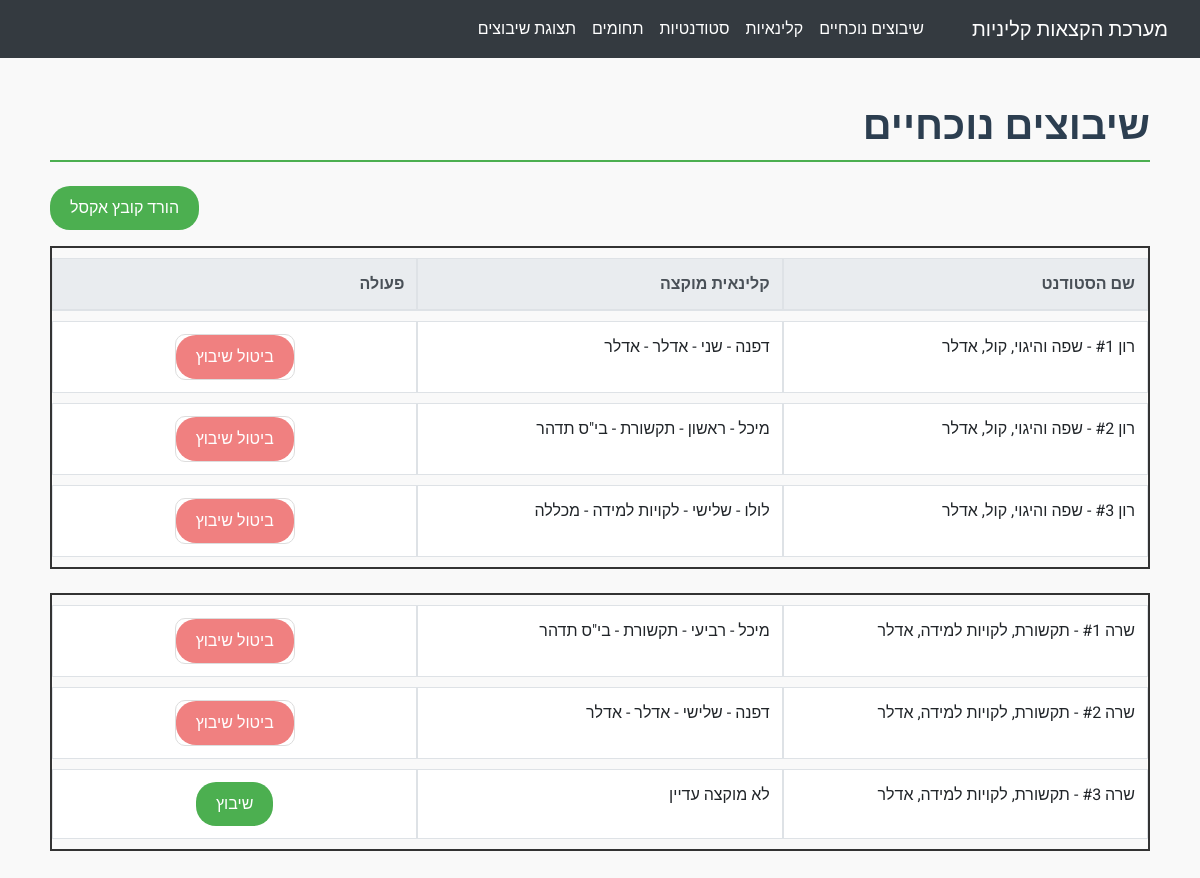
The app's page /current_assignments with its own data.
### app/models.py (models this page shows)
class Student(db.Model):
    id = db.Column(db.Integer, primary_key=True)
    name = db.Column(db.String(100), nullable=False)
    preferred_field_id_1 = db.Column(db.Integer, db.ForeignKey('field.id'), nullable=False)
    preferred_field_1 = db.relationship('Field', foreign_keys=[preferred_field_id_1], backref='students_1')
    preferred_field_id_2 = db.Column(db.Integer, db.ForeignKey('field.id'), nullable=False)
    preferred_field_2 = db.relationship('Field', foreign_keys=[preferred_field_id_2], backref='students_2')
    preferred_field_id_3 = db.Column(db.Integer, db.ForeignKey('field.id'), nullable=False)
    preferred_field_3 = db.relationship('Field', foreign_keys=[preferred_field_id_3], backref='students_3')
    preferred_practice_area = db.Column(db.String(100), nullable=False)

class ClinicalInstructor(db.Model):
    id = db.Column(db.Integer, primary_key=True)
    name = db.Column(db.String(100), nullable=False)
    practice_location = db.Column(db.String(100), nullable=False)
    area_of_expertise_id = db.Column(db.Integer, db.ForeignKey('field.id'), nullable=False)
    area_of_expertise = db.relationship('Field', backref='instructors')
    city = db.Column(db.String(100), nullable=False)
    address = db.Column(db.String(100), nullable=False)
    phone = db.Column(db.String(20), nullable=False)
    email = db.Column(db.String(100), nullable=False)
    relevant_semesters = db.Column(db.String(100), nullable=False)
    years_of_experience = db.Column(db.Integer, nullable=False)
    available_days_to_assign = db.Column(db.String(100), nullable=False)
    max_students_per_day = db.Column(db.Integer, nullable=False)
    color = db.Column(db.String(7), nullable=False, default='#FFFFFF')  # Default to white

class Assignment(db.Model):
    id = db.Column(db.Integer, primary_key=True)
    student_id = db.Column(db.Integer, db.ForeignKey('student.id'), nullable=False)
    instructor_id = db.Column(db.Integer, db.ForeignKey('clinical_instructor.id'), nullable=False)
    assigned_day = db.Column(db.String(20), nullable=False)
    instructor = db.relationship('ClinicalInstructor', backref='assignments')
    student = db.relationship('Student', backref='assignments')

class Field(db.Model):
    id = db.Column(db.Integer, primary_key=True)
    name = db.Column(db.String(100), unique=True, nullable=False)

### app/routes.py (the view)
@bp.route('/current_assignments')
def current_assignments():
    students = Student.query.all()
    assignments = Assignment.query.all()
    student_assignments = {}
    for student in students:
        student_assignments[student.id] = {
            'name': student.name,
            'preferred_fields': [
                student.preferred_field_1.name if student.preferred_field_1 else '',
                student.preferred_field_2.name if student.preferred_field_2 else '',
                student.preferred_field_3.name if student.preferred_field_3 else ''
            ],
            'assignments': [None, None, None]  # Placeholder for three assignments
        }
    for assignment in assignments:
        student_id = assignment.student_id
        student_data = student_assignments[student_id]
        for i, preferred_field in enumerate(student_data['preferred_fields']):
            if len(student_data['assignments']) > i and student_data['assignments'][i] is None:
                student_data['assignments'][i] = assignment
                break
    return render_template('current_assignments.html', student_assignments=student_assignments)

### app/templates/current_assignments.html (shortened to what this page needs)
{% extends "base.html" %}
{% block content %}
<h1 class="mb-4 text-right">שיבוצים נוכחיים</h1>
<a href="{{ url_for('main.download_assignments') }}" class="btn btn-primary mb-3">הורד קובץ אקסל</a>
{% for student_id, student_data in student_assignments.items() %}
<table class="table table-bordered mb-4 current-assignments-table" dir="rtl">
    {% if loop.first %}
    <thead class="thead-light">
        <tr>
            <th class="text-right">שם הסטודנט</th>
            <th class="text-right">קלינאית מוקצה</th>
            <th class="text-right">פעולה</th>
        </tr>
    </thead>
    {% endif %}
    <tbody>
        {% for i in range(3) %}
        <tr>
            <td class="text-right">{{ student_data.name }} #{{ i + 1 }} - {{ student_data.preferred_fields | join(', ') }}</td>
            {% if student_data.assignments[i] %}
                {% set reason = student_data.assignments[i].instructor.area_of_expertise.name not in student_data.preferred_fields and 'table-warning' %}
                <td class="text-right {{ reason }}">
                    {{ student_data.assignments[i].instructor.name }} -
                    {{ student_data.assignments[i].assigned_day }} -
                    {{ student_data.assignments[i].instructor.area_of_expertise.name }} - {{ student_data.assignments[i].instructor.practice_location }}
                </td>
                <td class="text-center">
                    <form method="post" action="{{ url_for('main.remove_assignment', assignment_id=student_data.assignments[i].id) }}">
                        <button type="submit" class="btn btn-danger">ביטול שיבוץ</button>
                    </form>
                </td>
            {% else %}
                <td class="text-right">לא מוקצה עדיין</td>
                <td class="text-center">
                    <div class="student-container">
                        <div class="student" onmouseover="fetchInstructors('{{ student_id }}', this.querySelector('.instructors-tooltip'))" data-student-id="{{ student_id }}">
                            <a href="{{ url_for('main.assign_instructor', student_id=student_id) }}" class="btn btn-primary">שיבוץ</a>
                        </div>
                    </div>
                </td>
            {% endif %}
        </tr>
        {% endfor %}
    </tbody>
</table>
{% endfor %}
{% endblock %}

### app/templates/base.html (shortened to what this page needs)
<!DOCTYPE html>
<html lang="en">
<head>
    <link href="https://stackpath.bootstrapcdn.com/bootstrap/4.5.2/css/bootstrap.min.css" rel="stylesheet">
    <link rel="stylesheet" href="{{ url_for('static', filename='css/styles.css') }}">
</head>
<body>
    <nav class="navbar navbar-expand-lg navbar-dark bg-dark">
        <a class="navbar-brand" href="#">מערכת הקצאות קליניות</a>
        <div class="collapse navbar-collapse" id="navbarNav">
            <ul class="navbar-nav ml-auto">
                <li class="nav-item">
                    <a class="nav-link" href="{{ url_for('main.current_assignments') }}">שיבוצים נוכחיים</a>
                </li>
                <li class="nav-item">
                    <a class="nav-link" href="{{ url_for('main.instructors_view') }}">קלינאיות</a>
                </li>
                <li class="nav-item">
                    <a class="nav-link" href="{{ url_for('main.students_view') }}">סטודנטיות</a>
                </li>
                <li class="nav-item">
                    <a class="nav-link" href="{{ url_for('main.fields_view') }}">תחומים</a>
                </li>
                <li class="nav-item">
                    <a class="nav-link" href="{{ url_for('main.assignments_view') }}">תצוגת שיבוצים</a>
                </li>
            </ul>
        </div>
    </nav>
    <div class="container mt-4">
        {% block content %}{% endblock %}
    </div>
</body>
</html>

### app/static/css/styles.css (style rules this page uses)
:root { --primary-color: #4CAF50; --secondary-color: #FFC107; --light-gray: #f2f2f2; --white: #ffffff; --light-green: lightgreen; --light-coral: lightcoral; --heading-color: #2c3e50; }
body { font-family: 'Roboto', sans-serif; background-color: #F9F9F9; color: #333333; margin: 0; padding: 0; line-height: 1.6; direction: rtl; }
.navbar { background-color: var(--primary-color); }
.navbar-brand, .nav-link { color: var(--white) !important; }
.container { padding: 20px; }
h1, h2, h3 { color: var(--heading-color); font-weight: 700; font-family: 'Roboto', sans-serif; margin-bottom: 20px; }
h1 { font-size: 2.5rem; border-bottom: 2px solid var(--primary-color); padding-bottom: 10px; }
.table { margin-bottom: 20px; border-collapse: separate; border-spacing: 0 10px; }
.table th, .table td { padding: 12px; text-align: right; background-color: var(--white); border-bottom: 1px solid #dddddd; }
.table thead { background-color: var(--primary-color); color: var(--white); }
button, .btn { background-color: var(--primary-color) !important; color: var(--white) !important; border-radius: 20px; padding: 10px 20px; font-weight: 500; transition: background-color 0.3s ease; border: none; }
.btn-danger { background-color: var(--light-coral) !important; border: none !important; }
.table td .btn { margin: 0; padding: 10px 20px; border: none; }
form { background-color: var(--white); padding: 20px; border: 1px solid #dddddd; margin-bottom: 20px; border-radius: 10px; }
.student { position: relative; display: inline-block; cursor: pointer; }
.current-assignments-table { border: 2px solid #333; }
.current-assignments-table th, .current-assignments-table td { border-width: 1px; border-color: #dee2e6; }
.current-assignments-table th, .current-assignments-table td { width: 33.33%; }
.text-center { text-align: center; vertical-align: middle; }
.text-right { text-align: right; direction: rtl; }
.text-center form { display: inline-block; }
.student-container { display: flex; justify-content: center; align-items: center; height: 100%; }
.student { display: inline-block; }
form { margin: 0; padding: 0; }
.text-right { text-align: right; }

### records on screen
Student: name "רון" "רון" "רון"
ClinicalInstructor: name "דפנה" "דפנה", practice_location "אדלר" "אדלר"
Assignment: assigned_day "שני"
Field: name "אדלר" "אדלר"
ClinicalInstructor: name "מיכל" "מיכל", practice_location "בי\"ס תדהר" "בי\"ס תדהר"
Assignment: assigned_day "ראשון"
Field: name "תקשורת" "תקשורת"
ClinicalInstructor: name "לולו", practice_location "מכללה"
Assignment: assigned_day "שלישי"
Field: name "לקויות למידה"
Student: name "שרה" "שרה" "שרה"
Assignment: assigned_day "רביעי"
Assignment: assigned_day "שלישי"

### other values on screen
{{ student_data.preferred_fields | join(', ') }} "שפה והיגוי, קול, אדלר" "שפה והיגוי, קול, אדלר" "שפה והיגוי, קול, אדלר" "תקשורת, לקויות למידה, אדלר" "תקשורת, לקויות למידה, אדלר" "תקשורת, לקויות למידה, אדלר"
